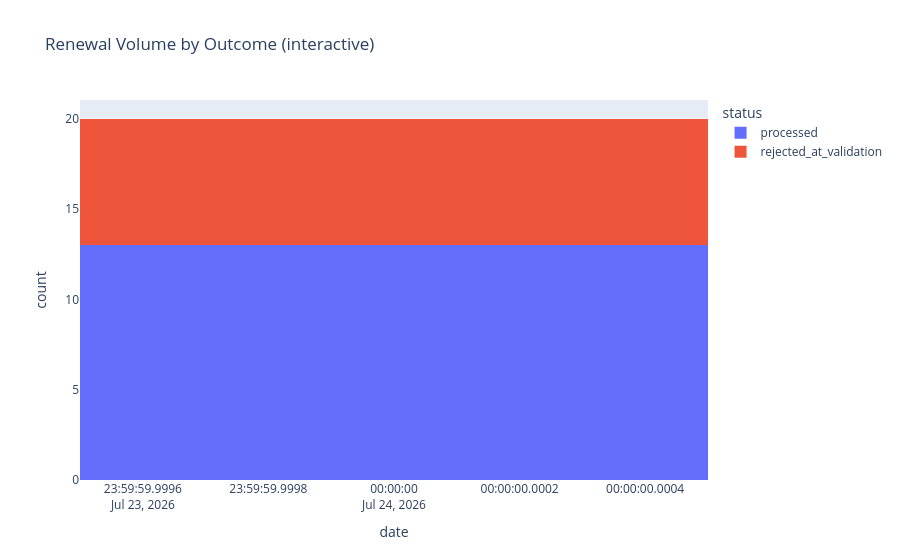

Write notebook code for a chart like this one.
### Markdown cell above
---
## Segment 10: Building Charts  -  Matplotlib, Seaborn, Plotly
**Core concept:** Chart Selection, Static vs. Interactive Visualization

**Background:** Turn your `audit.db`  -  the same database you built the audit trail into  -  into the
monthly report the state contract requires.

**Starter code:** pull data straight from the in-notebook audit DB (built in Segment 7) and build
three report-ready charts.

### Code cell
import seaborn as sns
import plotly.express as px

df = pd.read_sql_query("SELECT * FROM decisions", conn)
df["date"] = df["timestamp"].str[:10]

# 1. Matplotlib  -  approvals vs rejections over time (trend -> line chart)
daily = df.groupby(["date", "status"]).size().unstack(fill_value=0)
daily.plot(kind="line", marker="o", figsize=(7, 4))
plt.title("Daily Renewal Decisions  -  Approved vs Rejected")
plt.ylabel("Number of Requests")
plt.show()

# 2. Seaborn  -  distribution of rejection reasons (categorical comparison -> bar)
plt.figure(figsize=(7, 4))
sns.countplot(data=df[df["status"] != "processed"], y="reason")
plt.title("Why Requests Were Rejected or Flagged This Month")
plt.tight_layout()
plt.show()

# 3. Plotly  -  interactive drill-down for the regulator to explore themselves
fig = px.histogram(df, x="date", color="status",
                    title="Renewal Volume by Outcome (interactive)")
fig.show()

### Figure 1 — Plotly figure (JSON) as saved in the notebook; plotly's stock layout.template omitted (floating-point values rounded to 4 significant figures)
{"data": [{"bingroup": "x", "hovertemplate": "status=processed<br>date=%{x}<br>count=%{y}<extra></extra>", "legendgroup": "processed", "marker": {"color": "#636efa", "pattern": {"shape": ""}}, "name": "processed", "orientation": "v", "showlegend": true, "type": "histogram", "x": ["2026-07-24", "2026-07-24", "2026-07-24", "2026-07-24", "2026-07-24", "2026-07-24", "2026-07-24", "2026-07-24", "2026-07-24", "2026-07-24", "2026-07-24", "2026-07-24", "2026-07-24"], "xaxis": "x", "yaxis": "y"}, {"bingroup": "x", "hovertemplate": "status=rejected_at_validation<br>date=%{x}<br>count=%{y}<extra></extra>", "legendgroup": "rejected_at_validation", "marker": {"color": "#EF553B", "pattern": {"shape": ""}}, "name": "rejected_at_validation", "orientation": "v", "showlegend": true, "type": "histogram", "x": ["2026-07-24", "2026-07-24", "2026-07-24", "2026-07-24", "2026-07-24", "2026-07-24", "2026-07-24"], "xaxis": "x", "yaxis": "y"}], "layout": {"barmode": "relative", "legend": {"title": {"text": "status"}, "tracegroupgap": 0}, "title": {"text": "Renewal Volume by Outcome (interactive)"}, "xaxis": {"anchor": "y", "domain": [0, 1], "title": {"text": "date"}}, "yaxis": {"anchor": "x", "domain": [0, 1], "title": {"text": "count"}}}}
